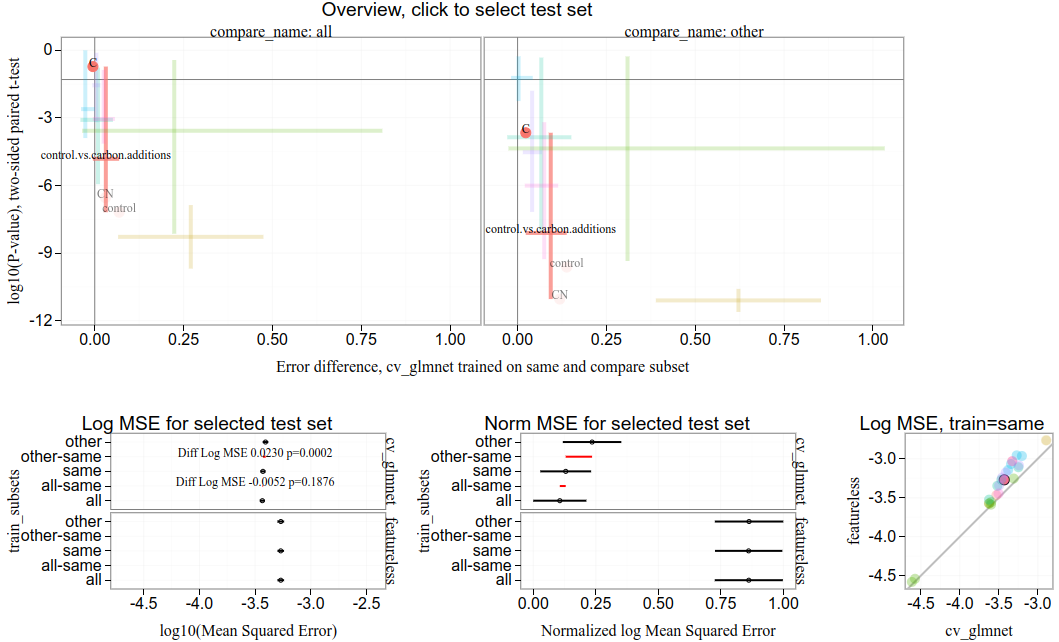

Write the R code that produced this figure.
library(data.table)
library(animint2)
score.out <- fread(
  "figure-scatter-data.csv"
)[, `:=`(
  comparison_group=paste(comparison, test.group),
  log10.regr.mse = log10(regr.mse)
)][]
ord <- c(
  "all",
  "all-same",
  "same",
  "other-same",
  "other")
score.stats <- dcast(
  score.out,
  comparison_group + comparison + train.groups + test.group + algorithm ~ .,
  list(mean, sd, length),
  value.var="log10.regr.mse"
)[, `:=`(
  log10.regr.mse_lo=log10.regr.mse_mean-log10.regr.mse_sd,
  log10.regr.mse_hi=log10.regr.mse_mean+log10.regr.mse_sd,
  train_subsets=factor(train.groups,ord)
)][]
range.tall <- melt(
  score.stats,
  measure.vars=c("log10.regr.mse_hi","log10.regr.mse_lo"))
range.wide <- dcast(
  range.tall,
  comparison_group ~ .,
  list(min, max))
getNorm <- function(DT, ...){
  measure.vars <- c(...)
  range.join <- range.wide[DT, on="comparison_group"]
  tall.join <- melt(
    range.join,
    measure.vars=measure.vars
  )[
  , norm := (value-value_min)/(value_max-value_min)
  ][]
  dcast(
    tall.join, 
    train_subsets + comparison_group + algorithm ~ variable,
    value.var="norm")
}
wide.join <- getNorm(score.stats, "log10.regr.mse_hi","log10.regr.mse_lo","log10.regr.mse_mean")

score.wide <- dcast(
  score.out[algorithm=="cv_glmnet"],
  algorithm + comparison_group + comparison + test.fold + test.group ~ train.groups,
  value.var="log10.regr.mse")
score.tall <- melt(
  score.wide,
  measure.vars=c("all","other"),
  variable.name="compare_name",
  value.name="compare_error")
pval.dt <- score.tall[, {
  test.res <- t.test(compare_error, same, paired=TRUE)
  with(test.res, data.table(
    estimate,
    p.value,
    compare_mean=mean(compare_error,na.rm=TRUE),
    same_mean=mean(same,na.rm=TRUE),
    log10.p=log10(p.value),
    N=.N))
}, by=.(
  algorithm, comparison, test.group, compare_name,
  comparison_group,
  train_subsets=factor(paste0(compare_name,"-same"),ord)
)]
pval.join <- getNorm(pval.dt, "compare_mean", "same_mean")

ggplot()+
  geom_point(aes(
    log10.p, estimate, color=comparison),
    data=pval.dt)+
  facet_grid(. ~ compare_name)

cross.dt <- dcast(
  pval.dt,
  compare_name + comparison ~ .,
  list(min, max, mean),
  value.var=c("estimate","log10.p"))

ggplot()+
  geom_segment(aes(
    log10.p_min, estimate_mean,
    xend=log10.p_max, yend=estimate_mean,
    color=comparison),
    data=cross.dt)+
  geom_segment(aes(
    log10.p_mean, estimate_min,
    xend=log10.p_mean, yend=estimate_max,
    color=comparison),
    data=cross.dt)+
  facet_grid(. ~ compare_name)

only.same <- score.stats[train_subsets=="same"]
wide.same <- dcast(
  only.same,
  comparison + comparison_group + test.group ~ algorithm,
  value.var="log10.regr.mse_mean")
ggplot()+
  geom_abline(aes(
    slope=slope,
    intercept=intercept),
    color="grey",
    data=data.table(slope=1, intercept=0))+
  geom_point(aes(
    cv_glmnet, featureless, color=comparison),
    data=wide.same)+
  coord_equal()+
  theme_bw()

seg.size <- 4
seg.alpha <- 0.7
vhline.color <- "grey50"
vhline.size <- 1
point.size <- 5
viz <- animint(
  title="Accuracy of predicting qSIP data",
  source="https://github.com/tdhock/necromass/blob/main/data-qsip-jeff/figure-scatter/figure-scatter-interactive.R",
  out.dir="figure-scatter-interactive",
  overview=ggplot()+
    ggtitle("Overview, click to select test set")+
    theme_bw()+
    theme_animint(height=400, width=900)+
    theme(legend.position="none")+
    geom_vline(aes(
      xintercept=diff),
      color=vhline.color,
      size=vhline.size,
      data.table(diff=0))+
    geom_hline(aes(
      yintercept=log10.p),
      color=vhline.color,
      size=vhline.size,
      data.table(log10.p=log10(0.05)))+
    geom_segment(aes(
      estimate_mean, log10.p_min, 
      color=comparison,
      yend=log10.p_max, xend=estimate_mean),
      size=seg.size,
      clickSelects="comparison",
      alpha=seg.alpha,
      data=cross.dt)+
    geom_segment(aes(
      estimate_min, log10.p_mean, 
      color=comparison,
      yend=log10.p_mean, xend=estimate_max),
      size=seg.size,
      clickSelects="comparison",
      alpha=seg.alpha,
      data=cross.dt)+
    geom_text(aes(
      estimate_mean, log10.p_mean, 
      label=comparison),
      showSelected="comparison",
      data=cross.dt)+
    geom_point(aes(
      estimate, log10.p, color=comparison),
      showSelected="comparison",
      clickSelects="comparison_group",
      alpha=1,
      alpha_off=0.1,
      size=point.size,
      data=pval.dt)+
    geom_text(aes(
      estimate, log10.p, label=test.group),
      clickSelects="comparison_group",
      showSelected="comparison",
      data=pval.dt)+
    scale_x_continuous(
      "Error difference, cv_glmnet trained on same and compare subset")+
    scale_y_continuous(
      "log10(P-value), two-sided paired t-test")+
    facet_grid(. ~ compare_name, labeller=label_both),
  details=ggplot()+
    ggtitle("Log MSE for selected test set")+
    theme_bw()+
    theme_animint(height=250)+
    scale_y_discrete(drop=FALSE)+
    geom_segment(aes(
      compare_mean, train_subsets,
      xend=same_mean, yend=train_subsets),
      color="red",
      showSelected="comparison_group",
      data=pval.dt)+
    scale_x_continuous(
      "log10(Mean Squared Error)")+
    geom_text(aes(
      x=-3.5, y=train_subsets,
      label=sprintf(
        "Diff Log MSE %.4f %s",
        compare_mean-same_mean,
        ifelse(
          p.value<0.0001,
          "p<0.0001",
          sprintf("p=%.4f", p.value)))),
      showSelected="comparison_group",
      data=pval.dt)+
    geom_segment(aes(
      log10.regr.mse_lo, train_subsets,
      xend=log10.regr.mse_hi, yend=train_subsets),
      showSelected="comparison_group",
      data=score.stats)+
    facet_grid(algorithm ~ .)+
    geom_point(aes(
      log10.regr.mse_mean, train_subsets),
      showSelected="comparison_group",
      fill=NA,
      data=score.stats),
  detailsNorm=ggplot()+
    ggtitle("Norm MSE for selected test set")+
    theme_bw()+
    theme_animint(height=250)+
    scale_y_discrete(drop=FALSE)+
    scale_x_continuous(
      "Normalized log Mean Squared Error")+
    geom_segment(aes(
      compare_mean, train_subsets,
      xend=same_mean, yend=train_subsets),
      color="red",
      showSelected="comparison_group",
      data=pval.join)+
    geom_segment(aes(
      log10.regr.mse_lo, train_subsets,
      xend=log10.regr.mse_hi, yend=train_subsets),
      showSelected="comparison_group",
      data=wide.join)+
    facet_grid(algorithm ~ .)+
    geom_point(aes(
      log10.regr.mse_mean, train_subsets),
      showSelected="comparison_group",
      fill=NA,
      data=wide.join),
  absErr=ggplot()+
    ggtitle("Log MSE, train=same")+
    geom_abline(aes(
      slope=slope,
      intercept=intercept),
      color="grey",
      data=data.table(slope=1, intercept=0))+
    geom_point(aes(
      cv_glmnet, featureless, fill=comparison),
      clickSelects="comparison_group",
      alpha_off=0.3,
      alpha=1,
      size=point.size,
      color="black",
      color_off=NA,
      data=wide.same)+
    coord_equal()+
    theme_bw()+
    theme_animint(height=250, width=250)+
    theme(legend.position="none"),
  ## overviewFlip=ggplot()+
  ##   theme_bw()+
  ##   theme_animint(height=500, width=800)+
  ##   theme(legend.position="none")+
  ##   geom_hline(aes(
  ##     yintercept=diff),
  ##     color=vhline.color,
  ##     size=vhline.size,
  ##     data.table(diff=0))+
  ##   geom_vline(aes(
  ##     xintercept=log10.p),
  ##     color=vhline.color,
  ##     size=vhline.size,
  ##     data.table(log10.p=log10(0.05)))+
  ##   geom_segment(aes(
  ##     log10.p_min, estimate_mean,
  ##     color=comparison,
  ##     xend=log10.p_max, yend=estimate_mean),
  ##     size=seg.size,
  ##     clickSelects="comparison",
  ##     alpha=seg.alpha,
  ##     data=cross.dt)+
  ##   geom_segment(aes(
  ##     log10.p_mean, estimate_min,
  ##     color=comparison,
  ##     xend=log10.p_mean, yend=estimate_max),
  ##     size=seg.size,
  ##     clickSelects="comparison",
  ##     alpha=seg.alpha,
  ##     data=cross.dt)+
  ##   geom_text(aes(
  ##     log10.p_mean, estimate_mean,
  ##     label=comparison),
  ##     clickSelects="comparison",
  ##     data=cross.dt)+
  ##   geom_point(aes(
  ##     log10.p, estimate, color=comparison),
  ##     showSelected="comparison",
  ##     size=point.size,
  ##     data=pval.dt)+
  ##   facet_grid(. ~ compare_name),
  selector.types=list(
    comparison="single")
)
if(FALSE){
  animint2pages(viz, "2024-07-10-error-predict-qsip")
}
